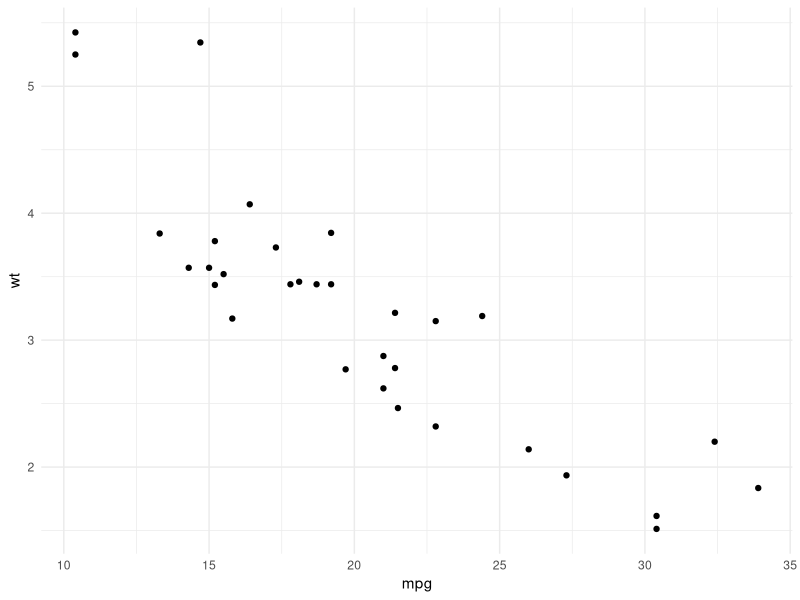
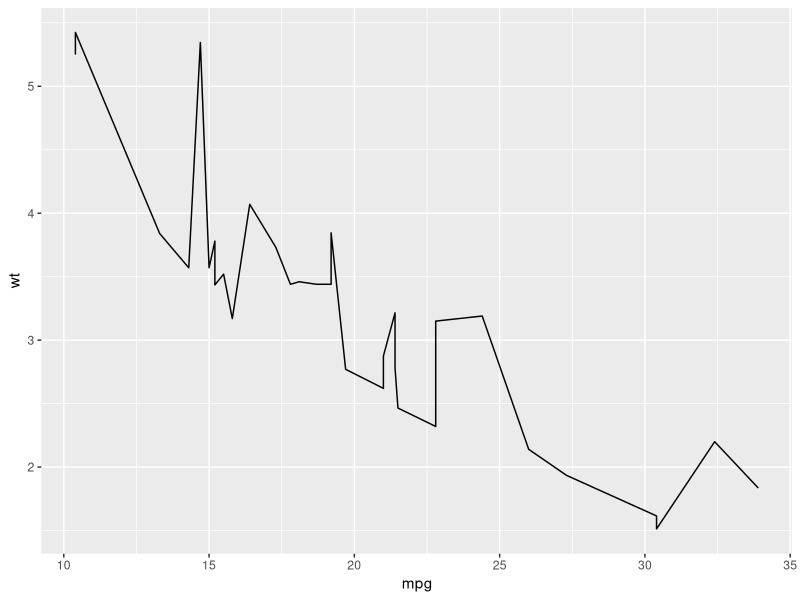

Generate these figures, in order, with R:
## ---- chunk 1
1 + 1
## ---- chunk 2
#| echo: false
2 * 2
## ---- chunk 3
#install.packages("tidyverse")
library(tidyverse)
mtcars %>% ggplot(aes(mpg,wt)) + geom_point() +
  theme_minimal()
## ---- chunk 4
mtcars %>% ggplot(aes(mpg,wt)) + geom_line()
